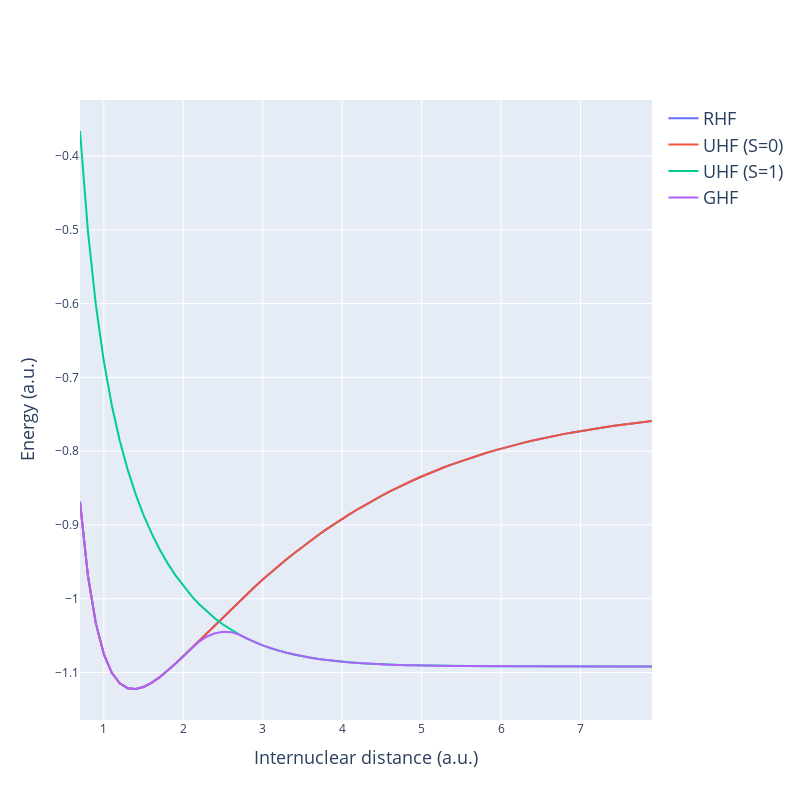

Source (notebook cell):
### Markdown cell above
## Visualizations

### Code cell
figure = go.Figure()

figure.update_layout(
    autosize = False,
    width = 800,
    height = 800
)

# Plot the total energies for RHF, UHF and GHF.
figure.add_trace(
    go.Scatter(
        x = R_values,
        y = RHF_energies,
        name = "RHF",
    )
)

figure.add_trace(
    go.Scatter(
        x = R_values,
        y = UHF_0_energies,
        name = "UHF (S=0)",
    )
)

figure.add_trace(
    go.Scatter(
        x = R_values,
        y = UHF_1_energies,
        name = "UHF (S=1)",
    )
)

figure.add_trace(
    go.Scatter(
        x = R_values,
        y = GHF_energies,
        name = "GHF",
    )
)

# Set the x- and y-axis titles.
figure.update_xaxes(
    title = {
        'text': "Internuclear distance (a.u.)",
        'font': {'size': 18}
    }
)

figure.update_yaxes(
    title = {
        'text': "Energy (a.u.)",
        'font': {'size': 18}
    }
)


# Update the legend's font.
figure.update_layout(
    legend = {
        'font': {'size': 18}
    }
)


figure.show()
